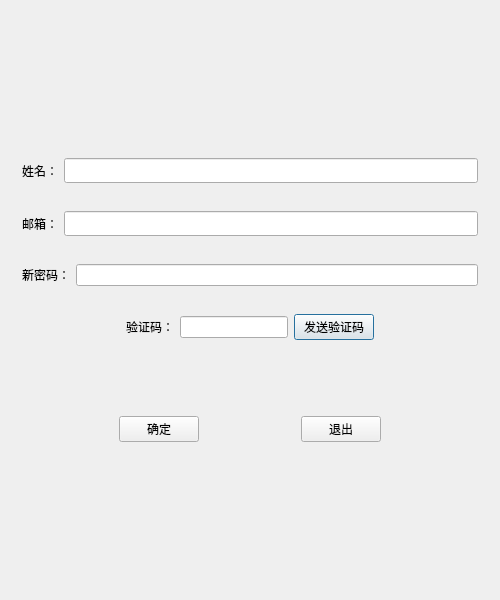
<?xml version="1.0" encoding="UTF-8"?>
<ui version="4.0">
 <class>ResetDialogClass</class>
 <widget class="QDialog" name="ResetDialogClass">
  <property name="geometry">
   <rect>
    <x>0</x>
    <y>0</y>
    <width>500</width>
    <height>600</height>
   </rect>
  </property>
  <property name="windowTitle">
   <string>ResetDialog</string>
  </property>
  <layout class="QVBoxLayout" name="verticalLayout">
   <item>
    <spacer name="verticalSpacer">
     <property name="orientation">
      <enum>Qt::Vertical</enum>
     </property>
     <property name="sizeHint" stdset="0">
      <size>
       <width>20</width>
       <height>40</height>
      </size>
     </property>
    </spacer>
   </item>
   <item>
    <widget class="QWidget" name="widget_5" native="true">
     <layout class="QHBoxLayout" name="horizontalLayout">
      <item>
       <widget class="QLabel" name="label">
        <property name="minimumSize">
         <size>
          <width>0</width>
          <height>25</height>
         </size>
        </property>
        <property name="text">
         <string>姓名：</string>
        </property>
       </widget>
      </item>
      <item>
       <widget class="QLineEdit" name="user_edit">
        <property name="minimumSize">
         <size>
          <width>0</width>
          <height>25</height>
         </size>
        </property>
       </widget>
      </item>
     </layout>
    </widget>
   </item>
   <item>
    <widget class="QWidget" name="widget_3" native="true">
     <layout class="QHBoxLayout" name="horizontalLayout_2">
      <item>
       <widget class="QLabel" name="label_2">
        <property name="text">
         <string>邮箱：</string>
        </property>
       </widget>
      </item>
      <item>
       <widget class="QLineEdit" name="email_edit">
        <property name="minimumSize">
         <size>
          <width>0</width>
          <height>25</height>
         </size>
        </property>
       </widget>
      </item>
     </layout>
    </widget>
   </item>
   <item>
    <widget class="QWidget" name="widget_2" native="true">
     <layout class="QHBoxLayout" name="horizontalLayout_3">
      <item>
       <widget class="QLabel" name="label_3">
        <property name="text">
         <string>新密码：</string>
        </property>
       </widget>
      </item>
      <item>
       <widget class="QLineEdit" name="pwd_edit"/>
      </item>
     </layout>
    </widget>
   </item>
   <item>
    <widget class="QWidget" name="widget_4" native="true">
     <layout class="QHBoxLayout" name="horizontalLayout_4">
      <item>
       <spacer name="horizontalSpacer">
        <property name="orientation">
         <enum>Qt::Horizontal</enum>
        </property>
        <property name="sizeHint" stdset="0">
         <size>
          <width>40</width>
          <height>20</height>
         </size>
        </property>
       </spacer>
      </item>
      <item>
       <widget class="QLabel" name="label_4">
        <property name="text">
         <string>验证码：</string>
        </property>
       </widget>
      </item>
      <item>
       <widget class="QLineEdit" name="varify_edit"/>
      </item>
      <item>
       <widget class="TimerBtn" name="get_code">
        <property name="minimumSize">
         <size>
          <width>0</width>
          <height>25</height>
         </size>
        </property>
        <property name="text">
         <string>发送验证码</string>
        </property>
       </widget>
      </item>
      <item>
       <spacer name="horizontalSpacer_2">
        <property name="orientation">
         <enum>Qt::Horizontal</enum>
        </property>
        <property name="sizeHint" stdset="0">
         <size>
          <width>40</width>
          <height>20</height>
         </size>
        </property>
       </spacer>
      </item>
     </layout>
    </widget>
   </item>
   <item>
    <widget class="QWidget" name="widget" native="true">
     <layout class="QHBoxLayout" name="horizontalLayout_6">
      <item>
       <spacer name="horizontalSpacer_6">
        <property name="orientation">
         <enum>Qt::Horizontal</enum>
        </property>
        <property name="sizeHint" stdset="0">
         <size>
          <width>40</width>
          <height>20</height>
         </size>
        </property>
       </spacer>
      </item>
      <item>
       <widget class="QLabel" name="err_tip">
        <property name="text">
         <string/>
        </property>
       </widget>
      </item>
     </layout>
    </widget>
   </item>
   <item>
    <widget class="QWidget" name="widget_6" native="true">
     <layout class="QHBoxLayout" name="horizontalLayout_5">
      <item>
       <spacer name="horizontalSpacer_3">
        <property name="orientation">
         <enum>Qt::Horizontal</enum>
        </property>
        <property name="sizeHint" stdset="0">
         <size>
          <width>40</width>
          <height>20</height>
         </size>
        </property>
       </spacer>
      </item>
      <item>
       <widget class="QPushButton" name="sure_btn">
        <property name="minimumSize">
         <size>
          <width>0</width>
          <height>25</height>
         </size>
        </property>
        <property name="text">
         <string>确定</string>
        </property>
       </widget>
      </item>
      <item>
       <spacer name="horizontalSpacer_4">
        <property name="orientation">
         <enum>Qt::Horizontal</enum>
        </property>
        <property name="sizeHint" stdset="0">
         <size>
          <width>40</width>
          <height>20</height>
         </size>
        </property>
       </spacer>
      </item>
      <item>
       <widget class="QPushButton" name="return_btn">
        <property name="minimumSize">
         <size>
          <width>0</width>
          <height>25</height>
         </size>
        </property>
        <property name="text">
         <string>退出</string>
        </property>
       </widget>
      </item>
      <item>
       <spacer name="horizontalSpacer_5">
        <property name="orientation">
         <enum>Qt::Horizontal</enum>
        </property>
        <property name="sizeHint" stdset="0">
         <size>
          <width>40</width>
          <height>20</height>
         </size>
        </property>
       </spacer>
      </item>
     </layout>
    </widget>
   </item>
   <item>
    <spacer name="verticalSpacer_2">
     <property name="orientation">
      <enum>Qt::Vertical</enum>
     </property>
     <property name="sizeHint" stdset="0">
      <size>
       <width>20</width>
       <height>40</height>
      </size>
     </property>
    </spacer>
   </item>
  </layout>
 </widget>
 <layoutdefault spacing="6" margin="11"/>
 <customwidgets>
  <customwidget>
   <class>TimerBtn</class>
   <extends>QPushButton</extends>
   <header>TimerBtn.h</header>
  </customwidget>
 </customwidgets>
 <resources/>
 <connections/>
</ui>
